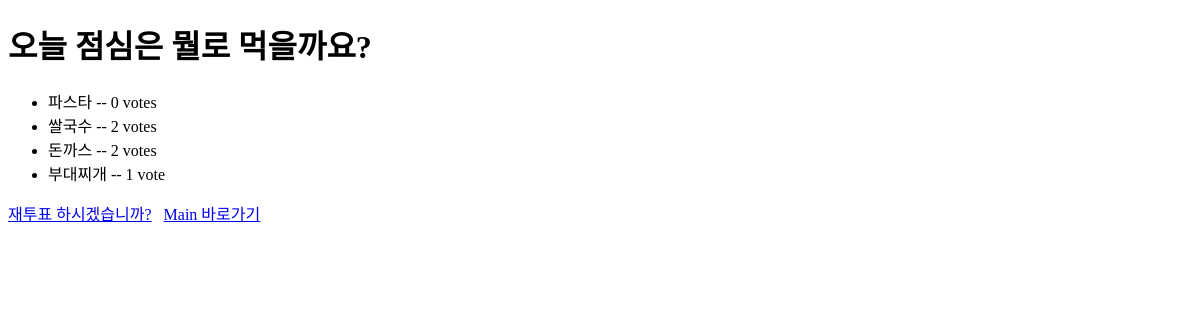
/livepolls/1/results/, run on an earlier commit of the app's database.
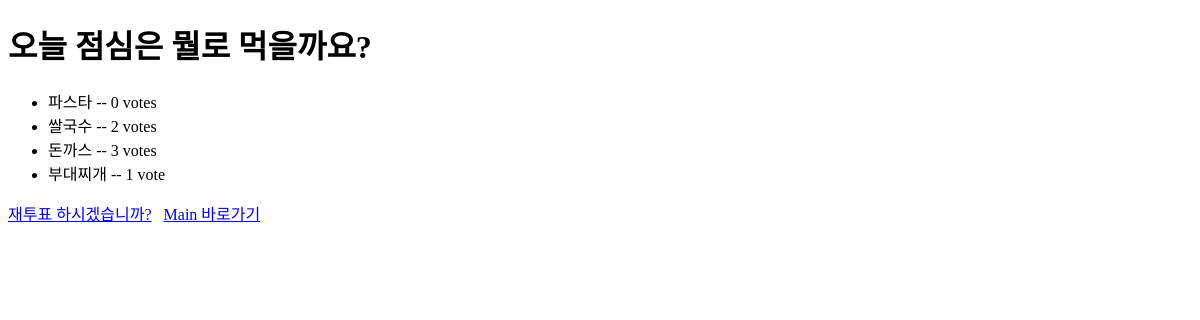
And on a later commit of the database.
### livepolls/models.py (models this page shows, shortened)
class Question(models.Model):
    question_text = models.CharField(max_length=200) #varchar(200)
    pub_date = models.DateTimeField('date published') #datetime, 문자열은 일종의 설명문
    '''
    __str__ : 객체를 문자열로 표현할 때 사용한다. 해당 함수를
    정의하지 않으면 테이블명이 제대로 표시되지 않는다.
    '''
    def __str__(self):
        return self.question_text

class Choice(models.Model):
    question = models.ForeignKey(Question, on_delete=models.CASCADE) #외래키설정
    choice_text = models.CharField(max_length=200) #답변항목, varchar(200)
    votes = models.IntegerField(default=0) #투표수, Integer

### livepolls/views.py (the view)
# urls.py: path('<int:question_id>/results/', views.results, name='results'), #/livepolls/일련번호/results/
def results(request, question_id):
    question = get_object_or_404(Question, pk=question_id)
    return render(request, 'livepolls/results.html', {'question':question})

### livepolls/templates/livepolls/results.html (shortened to what this page needs)
<!DOCTYPE html>
<html lang="en">
<head>
</head>
<body>
    <h1>{{ question.question_text }}</h1>
    <ul>
    {% for choice in question.choice_set.all %}
        <li>{{ choice.choice_text }} -- {{ choice.votes }}
                vote{{ choice.votes|pluralize }}</li>
    {% endfor %}
    </ul>
    <a href="{% url 'livepolls:detail' question.id %}">재투표 하시겠습니까?</a>
    <a href="/">Main 바로가기</a>
</body>
</html>

What changed in the data, as far as the page shows it:
changed Choice "돈까스": votes "2" → "3"
